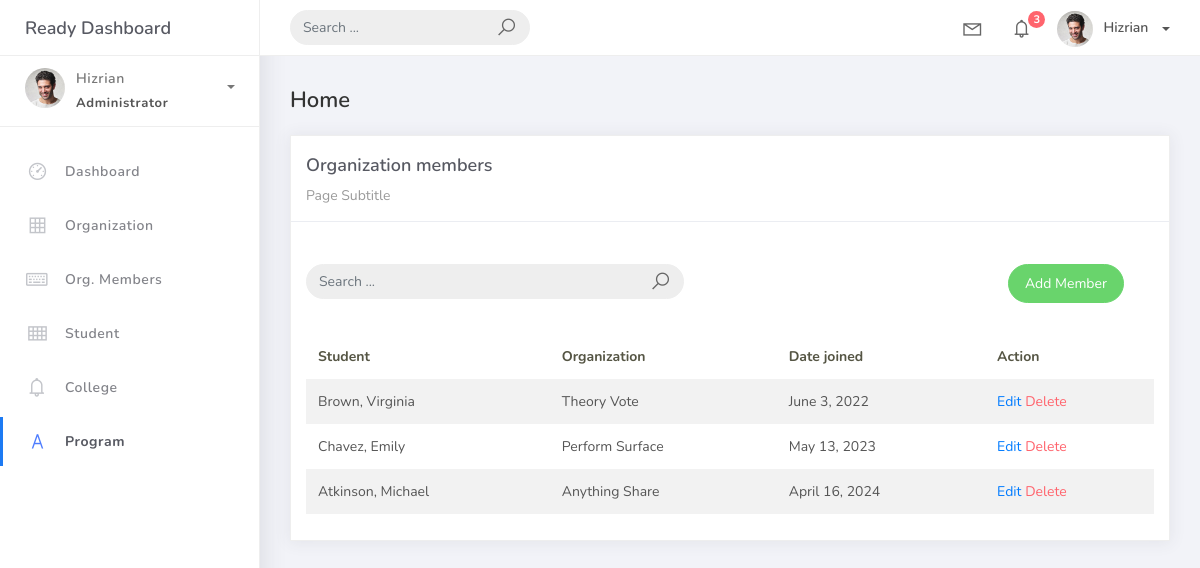
Screenshot of /org_member with the database file from the repository.
### studentorg/models.py (models this page shows)
class BaseModel(models.Model):
    created_at = models.DateTimeField(auto_now_add=True, db_index=True)
    updated_at = models.DateTimeField(auto_now=True)
    class Meta:
        abstract = True

class OrgMember(BaseModel):
    student = models.ForeignKey(Student, on_delete=models.CASCADE)
    organization = models.ForeignKey(Organization, on_delete=models.CASCADE)
    date_joined = models.DateField()

class Student(BaseModel):
    student_id = models.CharField(max_length=15)
    lastname = models.CharField(max_length=25)
    firstname = models.CharField(max_length=25)
    middlename = models.CharField(max_length=25, blank=True, null=True)
    program = models.ForeignKey(Program, on_delete=models.CASCADE)
    def __str__(self):
        return f"{self.lastname}, {self.firstname}"

class Organization(BaseModel):
    name = models.CharField(max_length=250)
    college = models.ForeignKey(
        College, null=True, blank=True, on_delete=models.CASCADE)
    description = models.CharField(max_length=500)
    def __str__(self):
        return self.name

### studentorg/views.py (the view)
# urls.py: path('org_member', OrganizationMember.as_view(), name='orgmember-list'),
class OrganizationMember(ListView):
    model = OrgMember
    context_object_name = 'orgmember'
    template_name = 'org_member.html'
    paginate_by = 5
    def get_queryset(self, *args, **kwargs):
         qs = super(OrganizationMember, self).get_queryset(*args, **kwargs)
         if self.request.GET.get("q") != None:
             query = self.request.GET.get('q')
             qs = qs.filter(Q(student__firstname__icontains=query) |
                            Q(organization__name__icontains=query))
         return qs

### templates/org_member.html (shortened to what this page needs)
{% extends 'base.html' %}
{% load static %}
{% block content %}
<div class="content">
  <div class="container-fluid">
    <h4 class="page-title">Home</h4>
    <div class="row">
      <div class="col-md-12">
        <div class="card">
          <div class="card-header">
            <div class="card-title">Organization members</div>
            <div class="card-category">Page Subtitle</div>
          </div>
          <br/>
          <div class="col-md-12 row">
            <div class="col-md-6">
                <br/>
              <form class="navbar-left navbar-form nav-search mr-md-3" action="{% url 'orgmember-list' %}">
                <div class="input-group">
                  <input type="text" placeholder="Search ..." class="form-control" name="q" />
                  <div class="input-group-append">
                    <span class="input-group-text">
                      <i class="la la-search search-icon"></i>
                    </span>
                  </div>
                </div>
              </form>
            </div>
            <div class="col-md-6">
              <div class="pull-right">
                <br/>
                <a href="{% url 'orgmember-add' %}" class="btn btn-success btn-rounded">Add Member</a>
              </div>
            </div>
          </div>
          <div class="card-body">
            <table class="table table-striped mt-3">
              <thead>
                <tr>
                  <th scope="col">Student</th>
                  <th scope="col">Organization</th>
                  <th scope="col">Date joined</th>
                  <th scope="col">Action</th>
                </tr>
              </thead>
              <tbody>
                {% for object in object_list %}
                <tr>
                  <td>{{ object.student }}</td>
                  <td>{{ object.organization }}</td>
                  <td>{{ object.date_joined }}</td>
                  <td>
                    <a href="org_member/{{ object.id }}">Edit</a>
                    <a href="org_member/{{ object.id }}/delete" class="text-danger">Delete</a>
                </td>
              </tr>
              {% empty %}
                </tr>
                {% endfor %}
              </tbody>
            </table>
          </div>
        </div>
      </div>
    </div>
  </div>
</div>
{% endblock %}

### rows the page displays
OrgMember: student "Brown, Virginia", organization "Theory Vote", date_joined "June 3, 2022"
OrgMember: student "Chavez, Emily", organization "Perform Surface", date_joined "May 13, 2023"
OrgMember: student "Atkinson, Michael", organization "Anything Share", date_joined "April 16, 2024"
